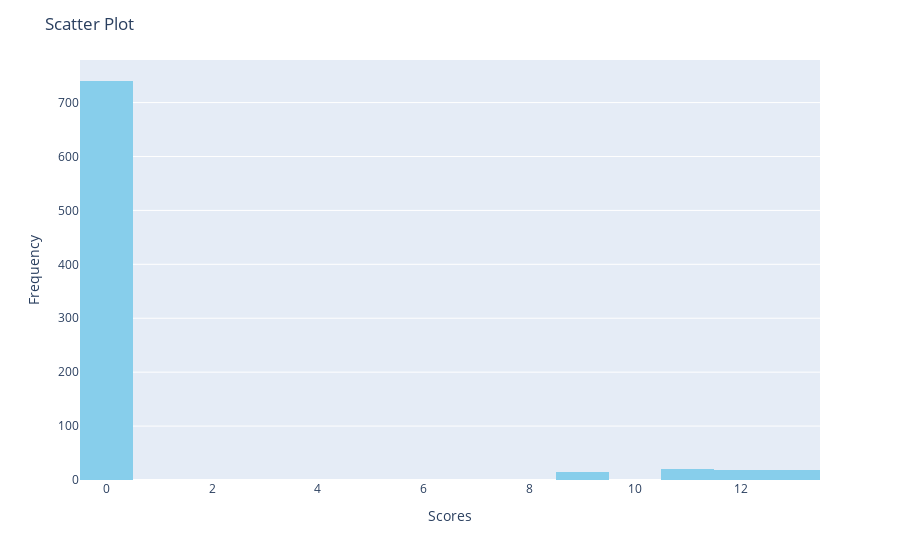

Write notebook code for a chart like this one.
### Code cell
fig = px.histogram(df_top5_scores,x='Total Score',color_discrete_sequence=['skyblue'])
fig.update_layout(title='Scatter Plot',
                   xaxis_title='Scores',
                   yaxis_title='Frequency')
fig.show()

### Figure 1 — Plotly figure (JSON) as saved in the notebook; plotly's stock layout.template omitted (floating-point values rounded to 4 significant figures; data arrays with more than 128 entries replaced by an {"elided": "..."} marker saying what was removed)
{"data": [{"alignmentgroup": "True", "bingroup": "x", "hovertemplate": "Total Score=%{x}<br>count=%{y}<extra></extra>", "legendgroup": "", "marker": {"color": "skyblue", "pattern": {"shape": ""}}, "name": "", "offsetgroup": "", "orientation": "v", "showlegend": false, "type": "histogram", "x": {"elided": "812 float values"}, "xaxis": "x", "yaxis": "y"}], "layout": {"autosize": true, "barmode": "relative", "legend": {"tracegroupgap": 0}, "margin": {"t": 60}, "title": {"text": "Scatter Plot"}, "xaxis": {"anchor": "y", "autorange": true, "domain": [0, 1], "range": [-0.5, 13.5], "title": {"text": "Scores"}, "type": "linear"}, "yaxis": {"anchor": "x", "autorange": true, "domain": [0, 1], "range": [0, 778.9], "title": {"text": "Frequency"}}}}
